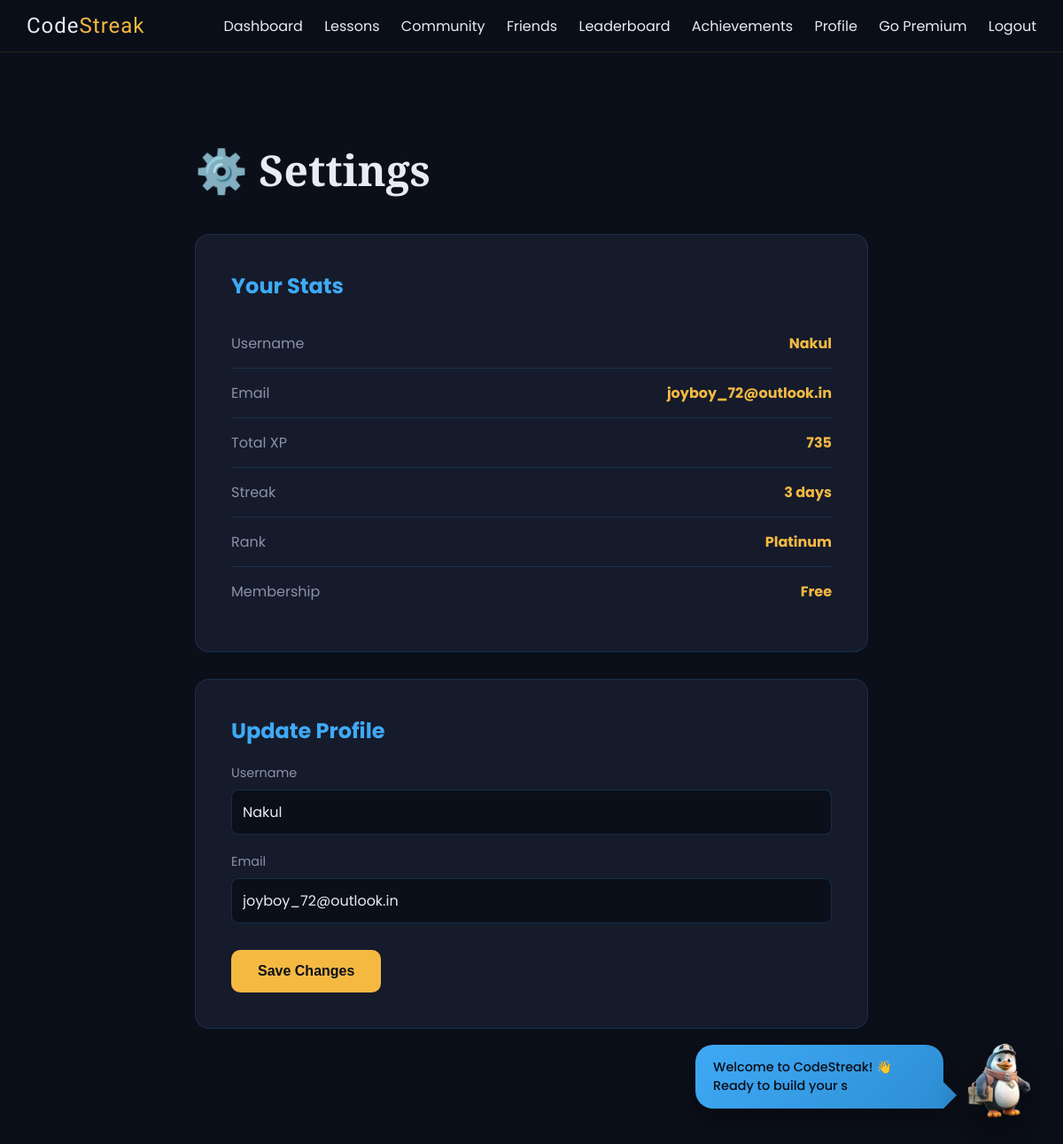
The app's page /settings (signed in), older data.
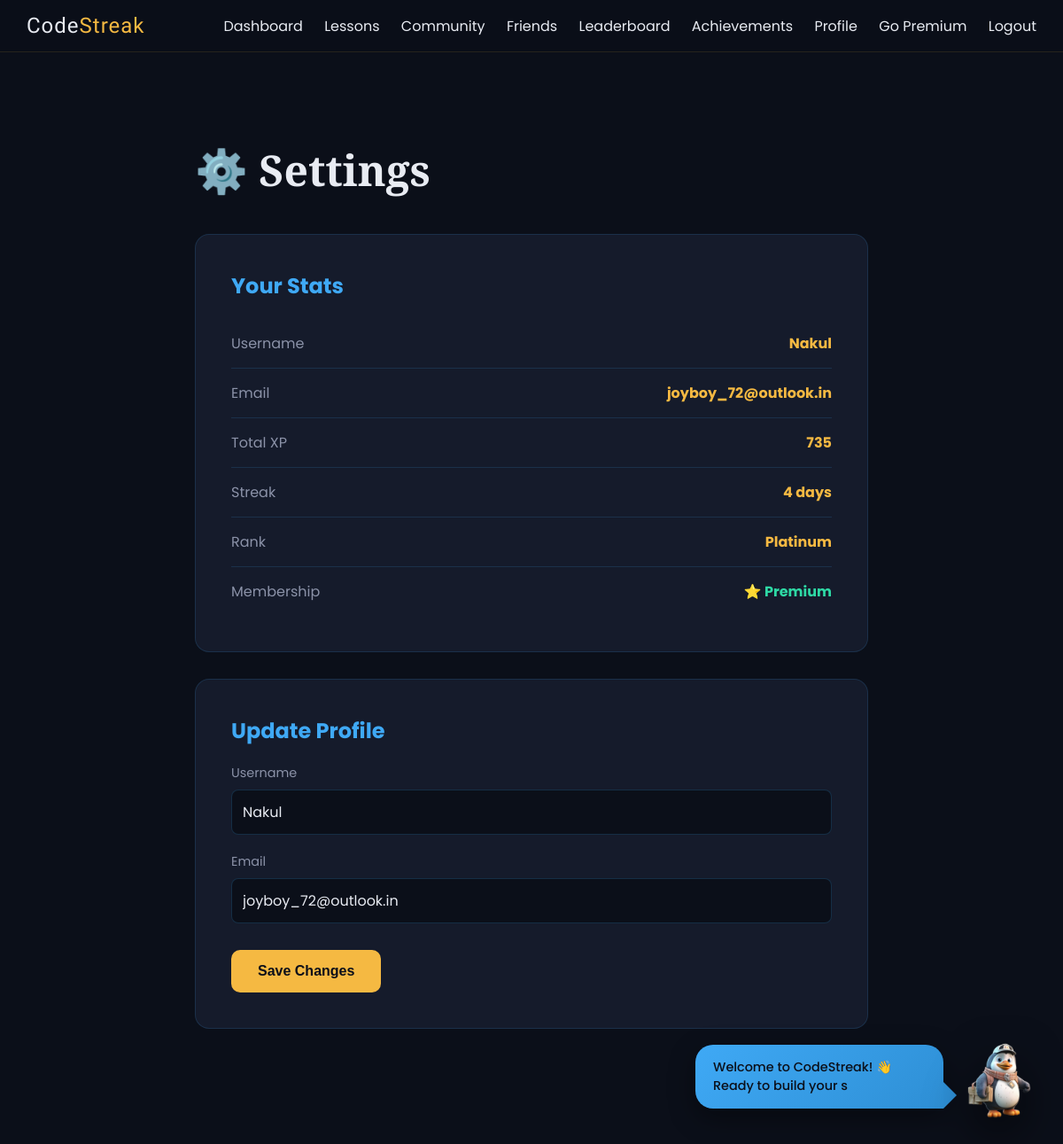
The same page, newer data.
### tables this page shows
CREATE TABLE users (
    id INTEGER PRIMARY KEY AUTOINCREMENT,
    username TEXT UNIQUE NOT NULL,
    email TEXT UNIQUE NOT NULL,
    password_hash TEXT NOT NULL,
    security_question TEXT,
    security_answer TEXT,
    streak INTEGER DEFAULT 0,
    streak_charge INTEGER DEFAULT 1,
    total_points INTEGER DEFAULT 0,
    weekly_points INTEGER DEFAULT 0,
    rank TEXT DEFAULT 'Bronze',
    premium INTEGER DEFAULT 0,
    achievements TEXT DEFAULT '[]',
    profile_picture TEXT,
    bio TEXT DEFAULT '',
    learning_goal TEXT DEFAULT 'Learning Python',
    avatar_emoji TEXT DEFAULT '🐉',
    created_at TIMESTAMP DEFAULT CURRENT_TIMESTAMP
);

### app.py (the view)
@app.route('/settings', methods=['GET', 'POST'])
def settings():
    if 'user_id' not in session:
        return redirect(url_for('login'))
    conn = get_db()
    cur = conn.cursor()
    cur.execute("SELECT * FROM users WHERE id = ?", (session['user_id'],))
    user = cur.fetchone()
    cur.close()
    conn.close()
    return render_template('settings.html', user=user)

### app.py (called while the page is built)
def get_db():
    conn = sqlite3.connect(DATABASE, detect_types=sqlite3.PARSE_DECLTYPES)
    conn.row_factory = sqlite3.Row
    return conn

### templates/settings.html (shortened to what this page needs)
{% extends 'base.html' %}
{% block content %}
<div class="page-container">
    <h1 class="page-title">⚙️ Settings</h1>
    <div class="settings-card">
        <h2>Your Stats</h2>
        <div class="stat-row"><span class="stat-label">Username</span><span class="stat-value">{{ user['username'] }}</span></div>
        <div class="stat-row"><span class="stat-label">Email</span><span class="stat-value">{{ user['email'] }}</span></div>
        <div class="stat-row"><span class="stat-label">Total XP</span><span class="stat-value">{{ user['total_points'] }}</span></div>
        <div class="stat-row"><span class="stat-label">Streak</span><span class="stat-value">{{ user['streak'] }} days</span></div>
        <div class="stat-row"><span class="stat-label">Rank</span><span class="stat-value">{{ user['rank'] }}</span></div>
        {% if user['premium'] %}
        <div class="stat-row"><span class="stat-label">Membership</span><span class="stat-value" style="color: var(--emerald);">⭐ Premium</span></div>
        {% else %}
        <div class="stat-row"><span class="stat-label">Membership</span><span class="stat-value">Free</span></div>
        {% endif %}
    </div>
    <div class="settings-card">
        <h2>Update Profile</h2>
        <form method="POST" action="{{ url_for('update_profile') }}">
            <div class="form-group">
                <label for="username">Username</label>
                <input type="text" id="username" name="username" value="{{ user['username'] }}" required>
            </div>
            <div class="form-group">
                <label for="email">Email</label>
                <input type="email" id="email" name="email" value="{{ user['email'] }}" required>
            </div>
            <button type="submit" class="save-btn">Save Changes</button>
        </form>
    </div>
</div>
{% endblock %}

### templates/base.html (shortened to what this page needs)
<!DOCTYPE html>
<html lang="en">
<head>
</head>
<body>
    <nav class="navbar">
        <a href="{{ url_for('landing') }}" class="logo-text">Code<span>Streak</span></a>
        <div class="nav-links">
            {% if session['user_id'] %}
                <a href="{{ url_for('dashboard') }}">Dashboard</a>
                <a href="{{ url_for('lessons') }}">Lessons</a>
                <a href="{{ url_for('users_directory') }}">Community</a>
                <a href="{{ url_for('social_hub') }}">Friends</a>
                <a href="{{ url_for('leaderboard') }}">Leaderboard</a>
                <a href="{{ url_for('achievements') }}">Achievements</a>
                <a href="{{ url_for('profile') }}">Profile</a>
                <a href="{{ url_for('payment') }}">Go Premium</a>
                <a href="{{ url_for('logout') }}">Logout</a>
            {% else %}
                <a href="{{ url_for('login') }}">Login</a>
                <a href="{{ url_for('register') }}">Register</a>
            {% endif %}
        </div>
    </nav>
    {% block content %}{% endblock %}
    <div class="mascot-container">
        <div class="speech-bubble" id="speechBubble"></div>
        <img src="{{ url_for('static', filename='mascot.png') }}" class="robot-mascot" id="robotMascot" alt="Coding Mascot">
    </div>
</body>
</html>

### templates/base.html (style rules this page uses)
:root { --near-black: #0B0F19; --azure-blue: #3FA9F5; --amber-gold: #F5B942; --emerald: #2ED9A5; --off-white: #E8EBF2; --surface: #151B2B; --surface-2: #1E2538; --champion-blue: #0B0F19; --lavender-tonic: #3FA9F5; --exotic-orange: #F5B942; --dirty-white: #E8EBF2; --ink: #0B0F19; --paper: #E8EBF2; --yellow: #F5B942; --red: #3FA9F5; --beige: #3FA9F5; --dark: #0B0F19; font-family: 'Poppins', sans-serif; color: var(--off-white); background: var(--near-black); }
* { box-sizing: border-box; margin: 0; padding: 0; }
html { min-height: 100%; background: var(--near-black); scroll-behavior: smooth; }
body { margin: 0; min-height: 100%; background: var(--near-black); overflow-x: hidden; font-family: 'Poppins', sans-serif; color: var(--off-white); }
.navbar { background: rgba(11, 15, 25, 0.9); backdrop-filter: blur(10px); padding: 15px 30px; display: flex; justify-content: space-between; align-items: center; position: sticky; top: 0; z-index: 100; border-bottom: 1px solid rgba(245, 185, 66, 0.12); }
.logo-text { font-family: 'Orbitron', sans-serif; font-size: 24px; color: var(--off-white); text-decoration: none; letter-spacing: 1px; }
.logo-text span { color: var(--amber-gold); }
.nav-links a { color: var(--off-white); text-decoration: none; margin-left: 20px; font-size: 16px; transition: 0.3s; }
.mascot-container { position: fixed; bottom: 20px; right: 20px; z-index: 100; display: flex; align-items: flex-end; gap: 15px; }
.speech-bubble { background: linear-gradient(135deg, var(--azure-blue), #2E8FD5); color: var(--near-black); padding: 15px 20px; border-radius: 20px 20px 0 20px; font-size: 0.9rem; max-width: 280px; box-shadow: 0 10px 30px rgba(0, 0, 0, 0.4); position: relative; margin-bottom: 20px; display: none; font-weight: 500; }
.speech-bubble::after { content: ''; position: absolute; bottom: 0; right: -15px; width: 0; height: 0; border-left: 15px solid #2E8FD5; border-top: 15px solid transparent; border-bottom: 15px solid transparent; }
.robot-mascot { width: 100px; height: auto; animation: bounce 2s ease-in-out infinite; cursor: pointer; filter: drop-shadow(0 20px 25px rgba(0, 0, 0, 0.6)); }

### templates/settings.html (style rules this page uses)
.page-container { max-width: 800px; margin: 80px auto; padding: 20px; }
.page-title { font-family: 'Playfair Display', serif; font-size: 3rem; color: var(--off-white); margin-bottom: 40px; }
.settings-card { background: #151B2B; border: 1px solid rgba(63, 169, 245, 0.15); border-radius: 16px; padding: 40px; margin-bottom: 30px; }
.settings-card h2 { color: var(--azure-blue); margin-bottom: 20px; font-size: 1.5rem; }
.form-group { margin-bottom: 20px; }
.form-group label { display: block; color: #8B92A8; margin-bottom: 8px; font-size: 0.9rem; }
.form-group input { width: 100%; padding: 12px; border-radius: 8px; border: 1px solid rgba(63, 169, 245, 0.2); background: #0B0F19; color: var(--off-white); font-family: 'Poppins', sans-serif; font-size: 1rem; transition: 0.3s; }
.save-btn { background: var(--amber-gold); color: var(--near-black); padding: 15px 30px; border: none; border-radius: 10px; font-weight: 700; font-size: 1rem; cursor: pointer; transition: 0.3s; margin-top: 10px; }
.stat-row { display: flex; justify-content: space-between; padding: 15px 0; border-bottom: 1px solid rgba(63, 169, 245, 0.15); color: var(--off-white); }
.stat-row:last-child { border-bottom: none; }
.stat-label { color: #8B92A8; }
.stat-value { color: var(--amber-gold); font-weight: 700; }

Row changes from the older to the newer data that the page shows:
changed users "Nakul": streak "3" → "4"; premium 0 → 1 (drawn)
Text that changed along with them:
text no longer shown: "Free"
text now shown: "⭐ Premium"
